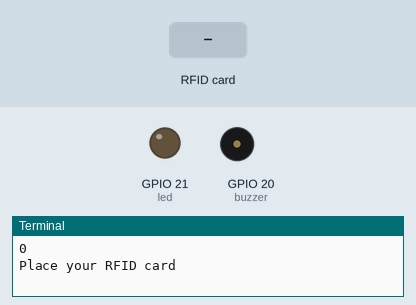
Simulated run of this program. Board: Raspberry Pi (BCM pin numbers). Parts: output pins drawn as LEDs (lit = HIGH), buzzer (waves = sounding, pin HIGH), the last lines printed to the terminal. The test bench sets the inputs (shaded band). Databases and web services accept everything at once and return nothing; the RFID card's data blocks start empty.

Above: at 1.2 s.
1.3 s: RFID card 5E 7A 19 C4 held to the reader
At 1.8 s:
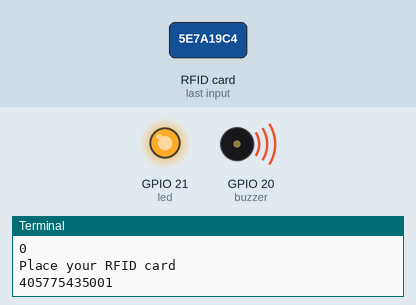
Timing chart, 0 to 7.8 s (numbered marks = the images above; inputs shaded):
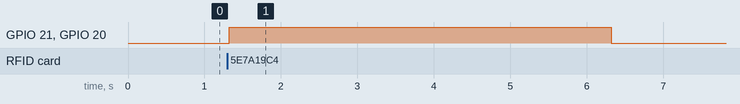

Measured:
- after the input at 1.3 s, GPIO 21 (led), GPIO 20 (buzzer): LOW → HIGH at once, → LOW 5.0 s later

The program:

Project6.py
```python
import RPi.GPIO as GPIO
from mfrc522 import SimpleMFRC522
import Adafruit_DHT
from pushbullet import Pushbullet
from time import sleep
import thingspeak
import csv
from datetime import datetime
import Adafruit_BMP.BMP085 as BMP085
import board
import adafruit_bh1750

bmp=BMP085.BMP085()

i2c = board.I2C()
gy30 = adafruit_bh1750.BH1750(i2c)
led = 21
buzzer = 20
# Set sensor type: Options are DHT11, DHT22, or AM2302
sensor = Adafruit_DHT.DHT11
# Set GPIO sensor is connected to
dht = 26

channel_id = 2304287  # PUT CHANNEL ID HERE
write = 'D521YTSHB1OK6QHG'  # PUT YOUR WRITE KEY HERE
read_key = 'DT1ILWEXVZU6YWH9'  # PUT YOUR READ KEY HERE

GPIO.setwarnings(False)
GPIO.setmode(GPIO.BCM)
GPIO.setup(led, GPIO.OUT)
GPIO.setup(buzzer, GPIO.OUT)

pb = Pushbullet("o.czMZdJSTdkbbT83gm5LWf4Mlkhdmlji5")
print(pb.devices)

rfid = SimpleMFRC522()

# Initialize the timer
timer = 0

def func1():
    try:
        id, text = rfid.read()
        print(id)
        if id == 1042427819006:
            dev = pb.get_device('Motorola Moto g(9)')
            push = dev.push_note("Valid RFID!", "Employee given access")
            sleep(1)
            for _ in range(5):
                measure(channel)
                # free account has an API limit of 15 sec
                sleep(2)

        else:
            dev = pb.get_device('Motorola Moto g(9)')
            push = dev.push_note("Invalid RFID!", "Intruder Alert!!")

            # Keep the LED and buzzer high for 5 seconds
            GPIO.output(led, GPIO.HIGH)
            GPIO.output(buzzer, GPIO.HIGH)
            global timer
            timer = 0
            while timer < 5:  # Wait for 5 seconds
                sleep(1)
                timer += 1
            GPIO.output(led, GPIO.LOW)
            GPIO.output(buzzer, GPIO.LOW)
            return

    except:
        print("Connection failed")

def measure(channel):
    data_list = []  # List to store data for CSV
    try:
        for _ in range(5):
            Humidity, Temperature = Adafruit_DHT.read_retry(sensor, dht)
            timestamp = datetime.now()
            date = timestamp.strftime("%Y-%m-%d")
            time = timestamp.strftime("%H:%M:%S")
            Pressure=bmp.read_pressure()
            Altitude=bmp.read_altitude()
            SeaLevelPressure=bmp.read_sealevel_pressure()
            AmbientLight=gy30.lux
            print(f'Date={date} Time={time} Temp={Temperature:0.1f}*C Humidity={Humidity:0.1f}% Pressure={Pressure} Pa Altitude={Altitude} m SeaLevelPressure={SeaLevelPressure} Pa AmbientLight={AmbientLight} Lux')
            # Append data as a dictionary
            data_list.append({'Date': date, 'Time': time, 'Temperature': Temperature, 'Humidity': Humidity,'Pressure':Pressure , 'Altitude':Altitude, 'SeaLevelPressure':SeaLevelPressure,'AmbientLight':AmbientLight})

            sleep(2)  # Delay between updates

        # Write to ThingSpeak
            response = channel.update({1: Temperature, 2: Humidity,3: Pressure , 4:Altitude, 5:SeaLevelPressure, 6: AmbientLight})

        # Read from ThingSpeak
            read = channel.get({})
            print("Read:", read)
            break

        # write data to CSV file
        with open("sensor_data.csv", "a", newline="") as file:
            fieldnames = ['Date', 'Time', 'Temperature', 'Humidity','Pressure','Altitude','SeaLevelPressure','AmbientLight']
            writer = csv.DictWriter(file, fieldnames=fieldnames)

            # If the file is empty, write the header
            if file.tell() == 0:
                writer.writeheader()

            # Write data
            writer.writerows(data_list)

    except Exception as e:
        print("Error in measure:", e)

if __name__ == "__main__":
    channel = thingspeak.Channel(id=channel_id, api_key=write)
    while True:
        print("Place your RFID card")
        rfid = SimpleMFRC522()
        func1()
        sleep(2)
```
